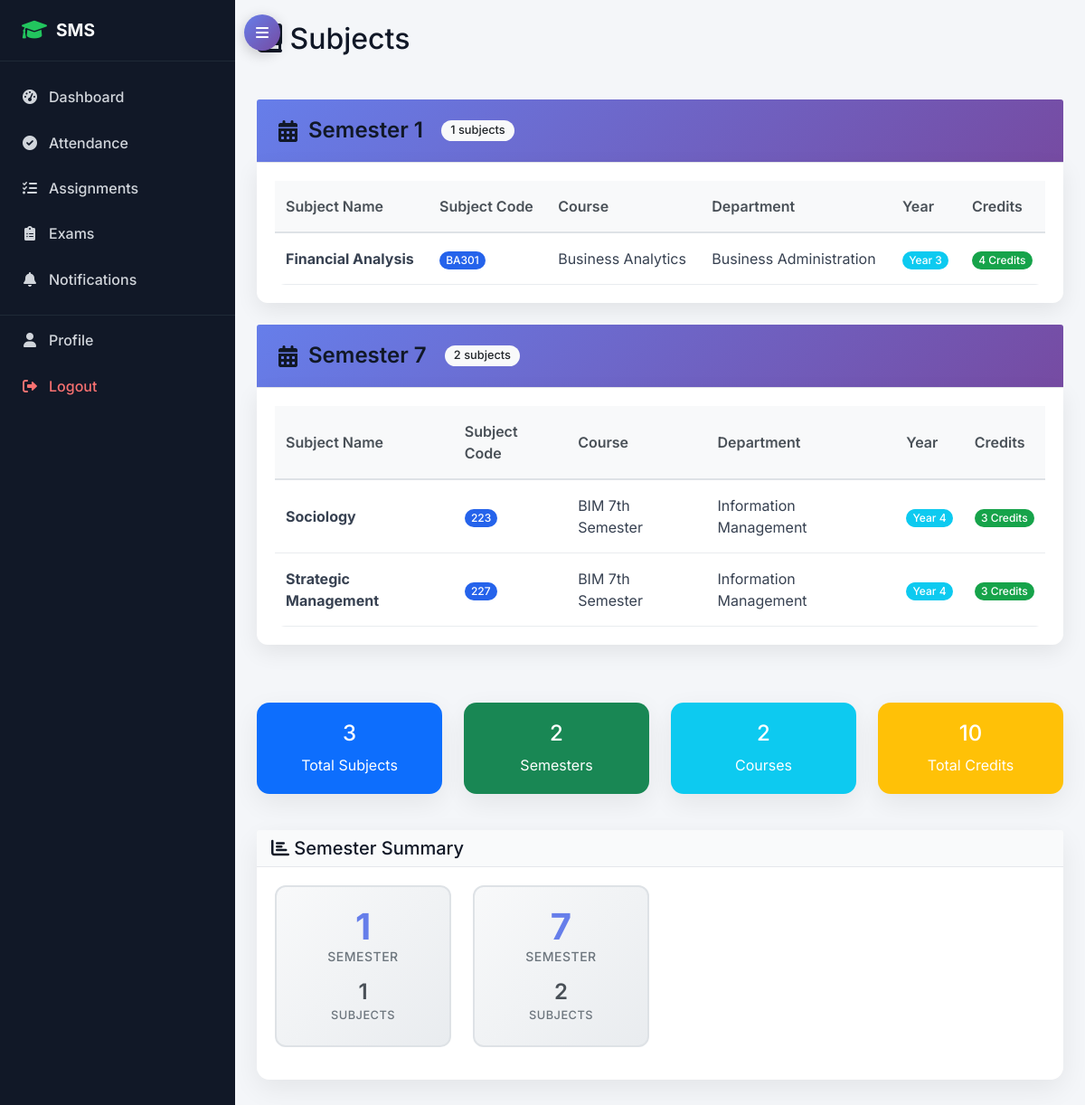
Page /academic/subjects/ (signed in) on the committed database.
### academic/models.py (models this page shows, shortened)
class Subject(models.Model):
    name = models.CharField(max_length=100)
    code = models.CharField(max_length=20, unique=True)
    course = models.ForeignKey(Course, on_delete=models.CASCADE)
    semester = models.PositiveIntegerField()
    year = models.PositiveIntegerField()  # 1st year, 2nd year, etc.
    credits = models.PositiveIntegerField(default=3)
    description = models.TextField(blank=True)
    class Meta:
        unique_together = ['code', 'course']

class Course(models.Model):
    name = models.CharField(max_length=100)
    code = models.CharField(max_length=20, unique=True)
    department = models.ForeignKey(Department, on_delete=models.CASCADE)
    duration_years = models.PositiveIntegerField(default=4)
    description = models.TextField(blank=True)

class Department(models.Model):
    name = models.CharField(max_length=100, unique=True)
    code = models.CharField(max_length=10, unique=True)
    description = models.TextField(blank=True)
    head_of_department = models.ForeignKey(TeacherProfile, on_delete=models.SET_NULL, null=True, blank=True)
    created_at = models.DateTimeField(auto_now_add=True)

### academic/views.py (the view, shortened to what this page needs)
# urls.py: path('subjects/', views.subject_list, name='subject_list'),
@login_required
def subject_list(request):
    subjects = Subject.objects.select_related('course', 'course__department')
    if request.user.user_type == 'teacher':
        teacher_assignments = TeacherSubjectAssignment.objects.filter(
            teacher=request.user.teacher_profile
        )
        subjects = subjects.filter(
            id__in=teacher_assignments.values_list('subject_id', flat=True)
        )
    total_credits = sum(subject.credits for subject in subjects)
    semester_stats = {}
    for subject in subjects:
        if subject.semester not in semester_stats:
            semester_stats[subject.semester] = {'count': 0, 'credits': 0}
        semester_stats[subject.semester]['count'] += 1
        semester_stats[subject.semester]['credits'] += subject.credits
    context = {
        'subjects': subjects.order_by('semester', 'year', 'name'),
        'can_manage': request.user.user_type == 'admin',
        'total_credits': total_credits,
        'semester_stats': semester_stats
    }
    return render(request, 'academic/subject_list.html', context)

### attendance/models.py (called while the page is built, shortened)
    def calculate_scheduled_hours(self):
        weekday = self.date.weekday()
        schedules = TeacherSchedule.objects.filter(
            teacher=self.teacher,
            day_of_week=weekday,
            is_active=True
        )
        total_minutes = sum(schedule.duration_minutes for schedule in schedules)
        self.scheduled_hours = round(total_minutes / 60, 2)
        self.classes_scheduled = schedules.count()
        return self.scheduled_hours

    def calculate_hours(self):
        if self.first_activity_time and self.last_activity_time:
            delta = self.last_activity_time - self.first_activity_time
            self.total_hours = round(delta.total_seconds() / 3600, 2)
        elif self.check_in_time and self.check_out_time:
            check_in = datetime.combine(self.date, self.check_in_time)
            check_out = datetime.combine(self.date, self.check_out_time)
            delta = check_out - check_in
            self.total_hours = round(delta.total_seconds() / 3600, 2)
        return self.total_hours

    def calculate_attendance_percentage(self):
        if self.classes_scheduled > 0:
            self.attendance_percentage = (self.classes_attended / self.classes_scheduled) * 100
        else:
            self.attendance_percentage = 0
        return self.attendance_percentage

    def determine_status_advanced(self):
        self.calculate_scheduled_hours()
        weekday = self.date.weekday()
        scheduled_classes = TeacherSchedule.objects.filter(
            teacher=self.teacher,
            day_of_week=weekday,
            is_active=True
        )
        attended_classes = 0
        self.classes_attended = attended_classes
        self.calculate_attendance_percentage()
        if self.classes_scheduled == 0:
            if self.has_performed_duties():
                self.status = 'present'
            else:
                self.status = 'absent'
        return self.status

    def has_performed_duties(self):
        attendance_sessions = AttendanceSession.objects.filter(
            teacher_assignment__teacher=self.teacher,
            date=self.date,
            is_completed=True
        )
        if attendance_sessions.exists():
            return True

    def save(self, *args, **kwargs):
        super().save(*args, **kwargs)

### templates/academic/subject_list.html (shortened to what this page needs)
{% extends 'base.html' %}
{% block content %}
<div class="row">
    <div class="col-12">
        <div class="d-flex justify-content-between align-items-center mb-4">
            <h2><i class="fas fa-book"></i> Subjects</h2>
        </div>
    </div>
</div>
<div class="row">
    <div class="col-12">
        {% if subjects %}
            {% regroup subjects by semester as semester_groups %}
            {% for semester_group in semester_groups %}
            <div class="mb-4">
                <div class="card-header bg-primary text-white semester-section-header">
                    <h4 class="mb-0">
                        <i class="fas fa-calendar-alt"></i>
                        Semester {{ semester_group.grouper }}
                        <span class="badge bg-light text-dark ms-2">{{ semester_group.list|length }} subjects</span>
                    </h4>
                </div>
                <div class="card semester-subjects-card">
                    <div class="card-body">
                        <div class="table-responsive">
                            <table class="table table-hover">
                                <thead>
                                    <tr>
                                        <th>Subject Name</th>
                                        <th>Subject Code</th>
                                        <th>Course</th>
                                        <th>Department</th>
                                        <th>Year</th>
                                        <th>Credits</th>
                                    </tr>
                                </thead>
                                <tbody>
                                    {% for subject in semester_group.list %}
                                    <tr>
                                        <td>
                                            <strong>{{ subject.name }}</strong>
                                        </td>
                                        <td>
                                            <span class="badge bg-primary">{{ subject.code }}</span>
                                        </td>
                                        <td>{{ subject.course.name }}</td>
                                        <td>{{ subject.course.department.name }}</td>
                                        <td>
                                            <span class="badge bg-info">Year {{ subject.year }}</span>
                                        </td>
                                        <td>
                                            <span class="badge bg-success">{{ subject.credits }} Credits</span>
                                        </td>
                                    </tr>
                                    {% endfor %}
                                </tbody>
                            </table>
                        </div>
                    </div>
                </div>
            </div>
            {% endfor %}
        {% endif %}
    </div>
</div>
{% if subjects %}
<div class="row mt-4">
    <div class="col-md-3">
        <div class="card bg-primary text-white">
            <div class="card-body text-center">
                <h4>{{ subjects|length }}</h4>
                <p class="mb-0">Total Subjects</p>
            </div>
        </div>
    </div>
    <div class="col-md-3">
        <div class="card bg-success text-white">
            <div class="card-body text-center">
                <h4>
                    {% regroup subjects by semester as semester_groups %}
                    {{ semester_groups|length }}
                </h4>
                <p class="mb-0">Semesters</p>
            </div>
        </div>
    </div>
    <div class="col-md-3">
        <div class="card bg-info text-white">
            <div class="card-body text-center">
                <h4>
                    {% regroup subjects by course as course_groups %}
                    {{ course_groups|length }}
                </h4>
                <p class="mb-0">Courses</p>
            </div>
        </div>
    </div>
    <div class="col-md-3">
        <div class="card bg-warning text-white">
            <div class="card-body text-center">
                <h4>{{ total_credits }}</h4>
                <p class="mb-0">Total Credits</p>
            </div>
        </div>
    </div>
</div>
<div class="row mt-4">
    <div class="col-12">
        <div class="card">
            <div class="card-header">
                <h5 class="mb-0"><i class="fas fa-chart-bar"></i> Semester Summary</h5>
            </div>
            <div class="card-body">
                <div class="row">
                    {% regroup subjects by semester as semester_groups %}
                    {% for semester_group in semester_groups %}
                    <div class="col-md-4 col-lg-3 mb-3">
                        <div class="semester-summary-card">
                            <div class="semester-number">
                                <h3>{{ semester_group.grouper }}</h3>
                                <small>Semester</small>
                            </div>
                            <div class="semester-stats">
                                <div class="stat-item">
                                    <span class="stat-number">{{ semester_group.list|length }}</span>
                                    <span class="stat-label">Subjects</span>
                                </div>
                            </div>
                        </div>
                    </div>
                    {% endfor %}
                </div>
            </div>
        </div>
    </div>
</div>
{% endif %}
{% endblock %}

### rows in the picture
Subject: name "Financial Analysis", code "BA301", course.name "Business Analytics", course.department.name "Business Administration", year "3", credits "4"
Subject: name "Sociology", code "223", course.name "BIM 7th Semester", course.department.name "Information Management", year "4", credits "3"
Subject: name "Strategic Management", code "227", course.name "BIM 7th Semester", course.department.name "Information Management", year "4", credits "3"

### other values in the picture
{{ semester_group.grouper }} "1" "7"
{{ semester_group.list|length }} "1" "2"
{{ subjects|length }} "3"
{{ semester_groups|length }} "2"
{{ course_groups|length }} "2"
{{ total_credits }} "10"
